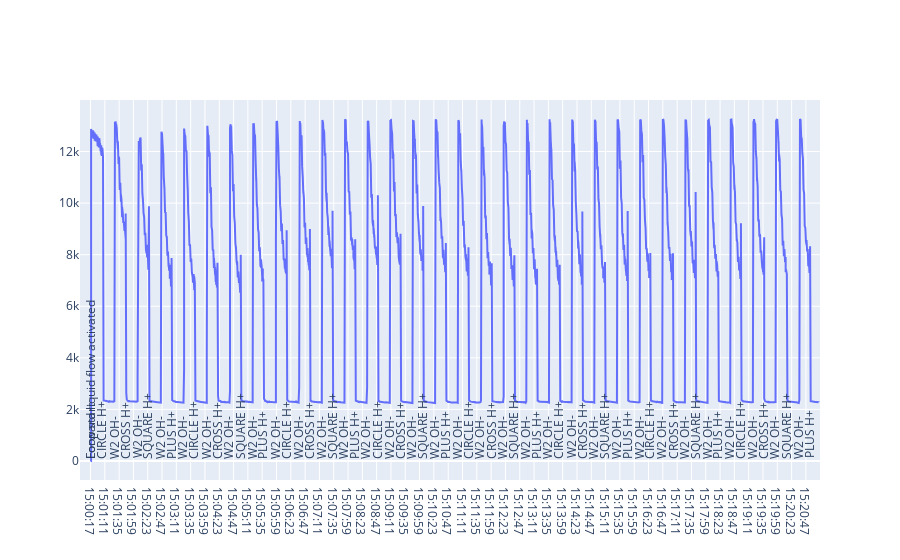

The code cell stored with this chart in its notebook:
### Markdown cell above
15:01 новая циклограмма на тех же растворах adc=1.65, vb=0.25, vb2=0.25
Очень сильно проявляется муар

### Code cell
download('sequence.py-2020.06.18_15:00:16.log')
draw_file('sequence.py-2020.06.18_15:00:16.log')

### Figure 1 — Plotly figure (JSON) as saved in the notebook; plotly's stock layout.template omitted (floating-point values rounded to 4 significant figures; data arrays with more than 128 entries replaced by an {"elided": "..."} marker saying what was removed)
{"data": [{"type": "scatter", "x": {"elided": "3838 str values"}, "y": {"elided": "3838 mixed values"}}], "layout": {"annotations": [{"align": "center", "showarrow": false, "text": "Forward liquid flow activated", "textangle": -90, "x": "15:00:17", "yanchor": "bottom"}, {"align": "center", "showarrow": false, "text": "Loop start", "textangle": -90, "x": "15:00:48", "yanchor": "bottom"}, {"align": "center", "showarrow": false, "text": "CIRCLE H+", "textangle": -90, "x": "15:01:07", "yanchor": "bottom"}, {"align": "center", "showarrow": false, "text": "W2 OH-", "textangle": -90, "x": "15:01:27", "yanchor": "bottom"}, {"align": "center", "showarrow": false, "text": "CROSS H+", "textangle": -90, "x": "15:01:46", "yanchor": "bottom"}, {"align": "center", "showarrow": false, "text": "W2 OH-", "textangle": -90, "x": "15:02:05", "yanchor": "bottom"}, {"align": "center", "showarrow": false, "text": "SQUARE H+", "textangle": -90, "x": "15:02:24", "yanchor": "bottom"}, {"align": "center", "showarrow": false, "text": "W2 OH-", "textangle": -90, "x": "15:02:44", "yanchor": "bottom"}, {"align": "center", "showarrow": false, "text": "PLUS H+", "textangle": -90, "x": "15:03:03", "yanchor": "bottom"}, {"align": "center", "showarrow": false, "text": "W2 OH-", "textangle": -90, "x": "15:03:22", "yanchor": "bottom"}, {"align": "center", "showarrow": false, "text": "CIRCLE H+", "textangle": -90, "x": "15:03:41", "yanchor": "bottom"}, {"align": "center", "showarrow": false, "text": "W2 OH-", "textangle": -90, "x": "15:04:01", "yanchor": "bottom"}, {"align": "center", "showarrow": false, "text": "CROSS H+", "textangle": -90, "x": "15:04:20", "yanchor": "bottom"}, {"align": "center", "showarrow": false, "text": "W2 OH-", "textangle": -90, "x": "15:04:39", "yanchor": "bottom"}, {"align": "center", "showarrow": false, "text": "SQUARE H+", "textangle": -90, "x": "15:04:59", "yanchor": "bottom"}, {"align": "center", "showarrow": false, "text": "W2 OH-", "textangle": -90, "x": "15:05:18", "yanchor": "bottom"}, {"align": "center", "showarrow": false, "text": "PLUS H+", "textangle": -90, "x": "15:05:37", "yanchor": "bottom"}, {"align": "center", "showarrow": false, "text": "W2 OH-", "textangle": -90, "x": "15:05:57", "yanchor": "bottom"}, {"align": "center", "showarrow": false, "text": "CIRCLE H+", "textangle": -90, "x": "15:06:16", "yanchor": "bottom"}, {"align": "center", "showarrow": false, "text": "W2 OH-", "textangle": -90, "x": "15:06:35", "yanchor": "bottom"}, {"align": "center", "showarrow": false, "text": "CROSS H+", "textangle": -90, "x": "15:06:55", "yanchor": "bottom"}, {"align": "center", "showarrow": false, "text": "W2 OH-", "textangle": -90, "x": "15:07:14", "yanchor": "bottom"}, {"align": "center", "showarrow": false, "text": "SQUARE H+", "textangle": -90, "x": "15:07:33", "yanchor": "bottom"}, {"align": "center", "showarrow": false, "text": "W2 OH-", "textangle": -90, "x": "15:07:52", "yanchor": "bottom"}, {"align": "center", "showarrow": false, "text": "PLUS H+", "textangle": -90, "x": "15:08:11", "yanchor": "bottom"}, {"align": "center", "showarrow": false, "text": "W2 OH-", "textangle": -90, "x": "15:08:29", "yanchor": "bottom"}, {"align": "center", "showarrow": false, "text": "CIRCLE H+", "textangle": -90, "x": "15:08:49", "yanchor": "bottom"}, {"align": "center", "showarrow": false, "text": "W2 OH-", "textangle": -90, "x": "15:09:08", "yanchor": "bottom"}, {"align": "center", "showarrow": false, "text": "CROSS H+", "textangle": -90, "x": "15:09:27", "yanchor": "bottom"}, {"align": "center", "showarrow": false, "text": "W2 OH-", "textangle": -90, "x": "15:09:46", "yanchor": "bottom"}, {"align": "center", "showarrow": false, "text": "SQUARE H+", "textangle": -90, "x": "15:10:05", "yanchor": "bottom"}, {"align": "center", "showarrow": false, "text": "W2 OH-", "textangle": -90, "x": "15:10:24", "yanchor": "bottom"}, {"align": "center", "showarrow": false, "text": "PLUS H+", "textangle": -90, "x": "15:10:43", "yanchor": "bottom"}, {"align": "center", "showarrow": false, "text": "W2 OH-", "textangle": -90, "x": "15:11:02", "yanchor": "bottom"}, {"align": "center", "showarrow": false, "text": "CIRCLE H+", "textangle": -90, "x": "15:11:21", "yanchor": "bottom"}, {"align": "center", "showarrow": false, "text": "W2 OH-", "textangle": -90, "x": "15:11:40", "yanchor": "bottom"}, {"align": "center", "showarrow": false, "text": "CROSS H+", "textangle": -90, "x": "15:11:59", "yanchor": "bottom"}, {"align": "center", "showarrow": false, "text": "W2 OH-", "textangle": -90, "x": "15:12:18", "yanchor": "bottom"}, {"align": "center", "showarrow": false, "text": "SQUARE H+", "textangle": -90, "x": "15:12:37", "yanchor": "bottom"}, {"align": "center", "showarrow": false, "text": "W2 OH-", "textangle": -90, "x": "15:12:56", "yanchor": "bottom"}, {"align": "center", "showarrow": false, "text": "PLUS H+", "textangle": -90, "x": "15:13:16", "yanchor": "bottom"}, {"align": "center", "showarrow": false, "text": "W2 OH-", "textangle": -90, "x": "15:13:34", "yanchor": "bottom"}, {"align": "center", "showarrow": false, "text": "CIRCLE H+", "textangle": -90, "x": "15:13:53", "yanchor": "bottom"}, {"align": "center", "showarrow": false, "text": "W2 OH-", "textangle": -90, "x": "15:14:13", "yanchor": "bottom"}, {"align": "center", "showarrow": false, "text": "CROSS H+", "textangle": -90, "x": "15:14:32", "yanchor": "bottom"}, {"align": "center", "showarrow": false, "text": "W2 OH-", "textangle": -90, "x": "15:14:51", "yanchor": "bottom"}, {"align": "center", "showarrow": false, "text": "SQUARE H+", "textangle": -90, "x": "15:15:10", "yanchor": "bottom"}, {"align": "center", "showarrow": false, "text": "W2 OH-", "textangle": -90, "x": "15:15:29", "yanchor": "bottom"}, {"align": "center", "showarrow": false, "text": "PLUS H+", "textangle": -90, "x": "15:15:48", "yanchor": "bottom"}, {"align": "center", "showarrow": false, "text": "W2 OH-", "textangle": -90, "x": "15:16:07", "yanchor": "bottom"}, {"align": "center", "showarrow": false, "text": "CIRCLE H+", "textangle": -90, "x": "15:16:26", "yanchor": "bottom"}, {"align": "center", "showarrow": false, "text": "W2 OH-", "textangle": -90, "x": "15:16:45", "yanchor": "bottom"}, {"align": "center", "showarrow": false, "text": "CROSS H+", "textangle": -90, "x": "15:17:04", "yanchor": "bottom"}, {"align": "center", "showarrow": false, "text": "W2 OH-", "textangle": -90, "x": "15:17:23", "yanchor": "bottom"}, {"align": "center", "showarrow": false, "text": "SQUARE H+", "textangle": -90, "x": "15:17:42", "yanchor": "bottom"}, {"align": "center", "showarrow": false, "text": "W2 OH-", "textangle": -90, "x": "15:18:01", "yanchor": "bottom"}, {"align": "center", "showarrow": false, "text": "PLUS H+", "textangle": -90, "x": "15:18:20", "yanchor": "bottom"}, {"align": "center", "showarrow": false, "text": "W2 OH-", "textangle": -90, "x": "15:18:39", "yanchor": "bottom"}, {"align": "center", "showarrow": false, "text": "CIRCLE H+", "textangle": -90, "x": "15:18:58", "yanchor": "bottom"}, {"align": "center", "showarrow": false, "text": "W2 OH-", "textangle": -90, "x": "15:19:17", "yanchor": "bottom"}, {"align": "center", "showarrow": false, "text": "CROSS H+", "textangle": -90, "x": "15:19:36", "yanchor": "bottom"}, {"align": "center", "showarrow": false, "text": "W2 OH-", "textangle": -90, "x": "15:19:55", "yanchor": "bottom"}, {"align": "center", "showarrow": false, "text": "SQUARE H+", "textangle": -90, "x": "15:20:15", "yanchor": "bottom"}, {"align": "center", "showarrow": false, "text": "W2 OH-", "textangle": -90, "x": "15:20:34", "yanchor": "bottom"}, {"align": "center", "showarrow": false, "text": "PLUS H+", "textangle": -90, "x": "15:20:53", "yanchor": "bottom"}]}}
